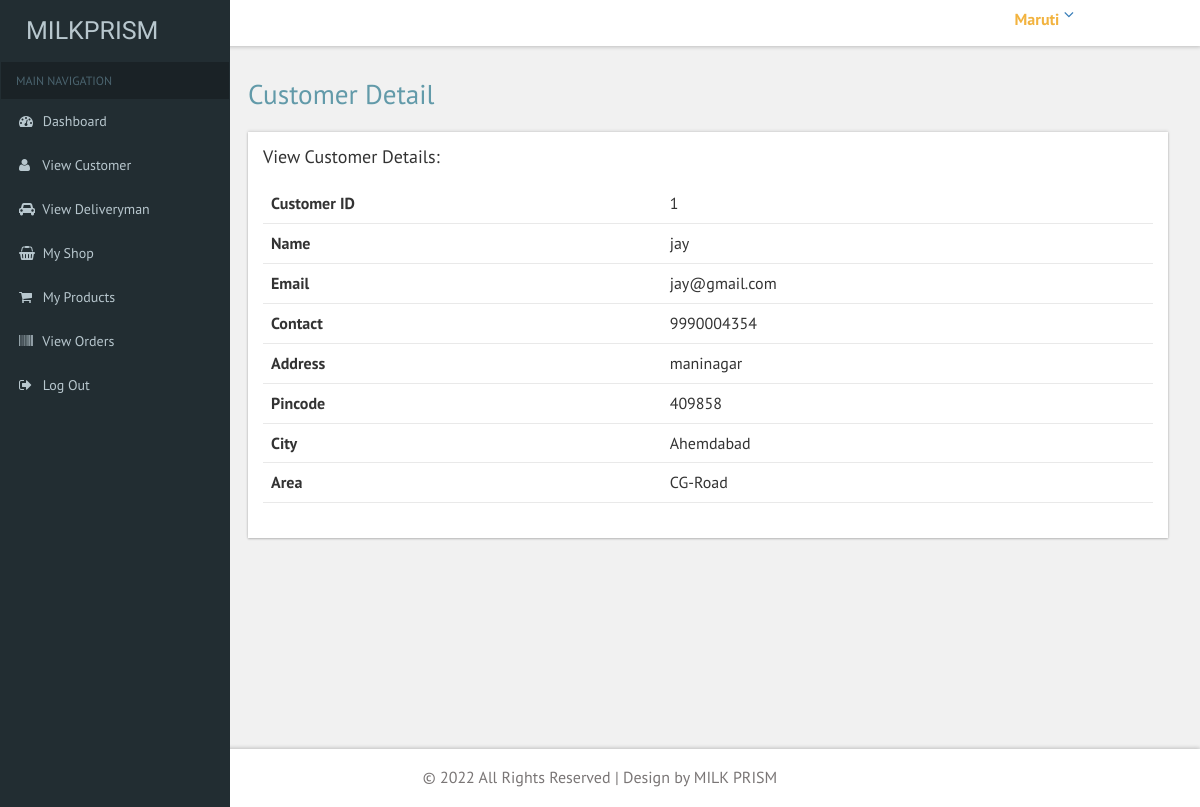
Page /Shopkeeper/customer_detail.php?detail=1 (signed in) on the committed database.
### tables this page shows
CREATE TABLE `shop` (
  `shop_id` int(11) NOT NULL,
  `shop_name` varchar(50) NOT NULL,
  `shop_email` varchar(50) NOT NULL,
  `shop_contact` bigint(10) NOT NULL,
  `shop_address` text NOT NULL,
  `city_id` int(11) NOT NULL,
  `area_id` int(11) NOT NULL,
  `pincode` int(11) NOT NULL,
  `shopkeeper_name` varchar(100) NOT NULL,
  `shopkeeper_contact` bigint(10) NOT NULL,
  `shop_image` varchar(50) NOT NULL,
  `status` int(11) NOT NULL,
  `registration_date` date NOT NULL,
  `password` varchar(50) NOT NULL
);

CREATE TABLE `customer` (
  `customer_id` int(11) NOT NULL,
  `name` varchar(100) NOT NULL,
  `email` varchar(50) NOT NULL,
  `contact` bigint(10) NOT NULL,
  `address` varchar(200) NOT NULL,
  `pincode` int(11) NOT NULL,
  `city_id` int(11) NOT NULL,
  `area_id` int(11) NOT NULL,
  `password` varchar(20) NOT NULL
);

CREATE TABLE `city` (
  `city_id` int(11) NOT NULL,
  `city_name` varchar(100) NOT NULL
);

CREATE TABLE `area` (
  `area_id` int(11) NOT NULL,
  `area_name` varchar(50) NOT NULL,
  `city_id` int(11) NOT NULL
);

### Shopkeeper/customer_detail.php (the view, shortened to what this page needs)
<?php
include "common/connection.php";
$id = $_GET["detail"];
$category = $con->query("select * from customer where customer_id='$id'");
$customer = $category->fetch_object();
$city = $con->query("select * from city where city_id='$customer->city_id'");
$city1 = $city->fetch_object();
$area = $con->query("select * from area where area_id='$customer->area_id'");
$area1 = $area->fetch_object();
?>
<!DOCTYPE HTML>
<html>
<head>
<link href="css/bootstrap.css" rel='stylesheet' type='text/css' />
<link href="css/style.css" rel='stylesheet' type='text/css' />
<link href="css/font-awesome.css" rel="stylesheet">
 <link href='css/SidebarNav.min.css' media='all' rel='stylesheet' type='text/css'/>
<link href="css/custom.css" rel="stylesheet">
</head>
<body class="cbp-spmenu-push">
	<div class="main-content">
	<div class="cbp-spmenu cbp-spmenu-vertical cbp-spmenu-left" id="cbp-spmenu-s1">
		<aside class="sidebar-left">
      <?php include "common/sidebar.php"; ?>
    </aside>
	</div>
		<?php include "common/header.php"; ?>
		<div id="page-wrapper">
			<div class="main-page">
				<h2 class="title1">Customer Detail</h2>
					<div class="panel-body widget-shadow">
						<h4 style="padding-bottom: 1em;">View Customer Details:</h4>
						<table class="table">
								<tr>
								  <th>Customer ID</th>
								  <td><?php echo "$customer->customer_id"; ?></td>
								</tr>
								<tr>
								  <th>Name</th>
								  <td><?php echo "$customer->name"; ?></td>
								</tr>
								<tr>
								  <th>Email</th>
								  <td><?php echo "$customer->email"; ?></td>
								</tr>
								<tr>
								  <th>Contact</th>
								  <td><?php echo "$customer->contact"; ?></td>
								</tr>
								<tr>
								  <th>Address</th>
								  <td><?php echo "$customer->address"; ?></td>
								</tr>
								<tr>
								  <th>Pincode</th>
								  <td><?php echo "$customer->pincode"; ?></td>
								</tr>
								<tr>
								  <th>City</th>
								  <td><?php echo "$city1->city_name"; ?></td>
								</tr>
								<tr>
								  <th>Area</th>
								  <td><?php echo "$area1->area_name"; ?></td>
								</tr>
						</table>
					</div>
			</div>
		</div>
		<?php include "common/footer.php"; ?>
	</div>
</body>
</html>

### Shopkeeper/common/header.php (shortened to what this page needs)
<?php
include "connection.php";
$id = $_SESSION["shop_id"];
$admin = $con->query("select * from shop where shop_id='$id'");
$row = $admin->fetch_object();
?>
<div class="sticky-header header-section ">
			<div class="header-right">
				<div class="profile_details">
					<ul>
						<li class="dropdown profile_details_drop">
							<a href="#" class="dropdown-toggle" data-toggle="dropdown" aria-expanded="false">
								<div class="profile_img">
									<div class="user-name">
										<p><?php echo "$row->shop_name";?></p>
									</div>
									<i class="fa fa-angle-down"></i>
								</div>
							</a>
						</li>
					</ul>
				</div>
				<div class="clearfix"> </div>
			</div>
			<div class="clearfix"> </div>
		</div>

### Shopkeeper/css/custom.css (style rules this page uses)
#page-wrapper { padding:5em 2em 2.5em; background-color: #F1F1F1; }

### rows in the picture
shop: shop_name "Maruti"
customer: customer_id "1", name "jay", email "jay@gmail.com", contact "9990004354", address "maninagar", pincode "409858"
city: city_name "Ahemdabad"
area: area_name "CG-Road"
